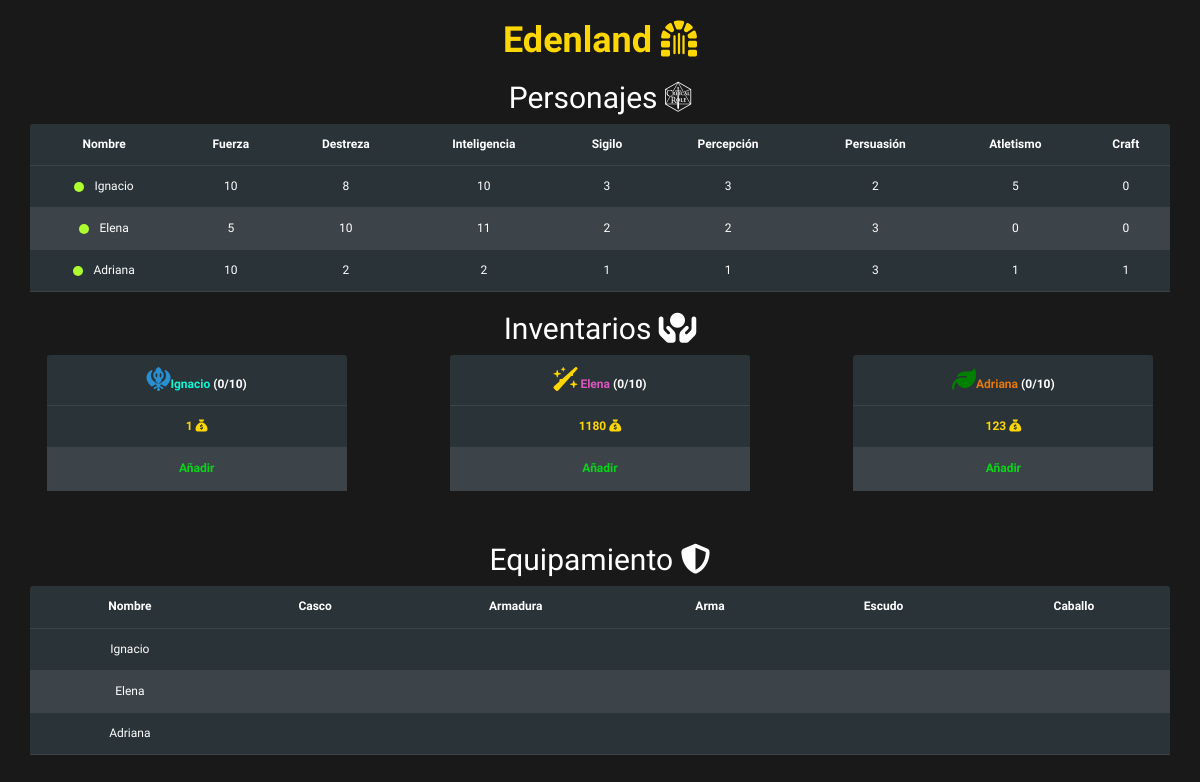
Before: /index/ with the older database file.
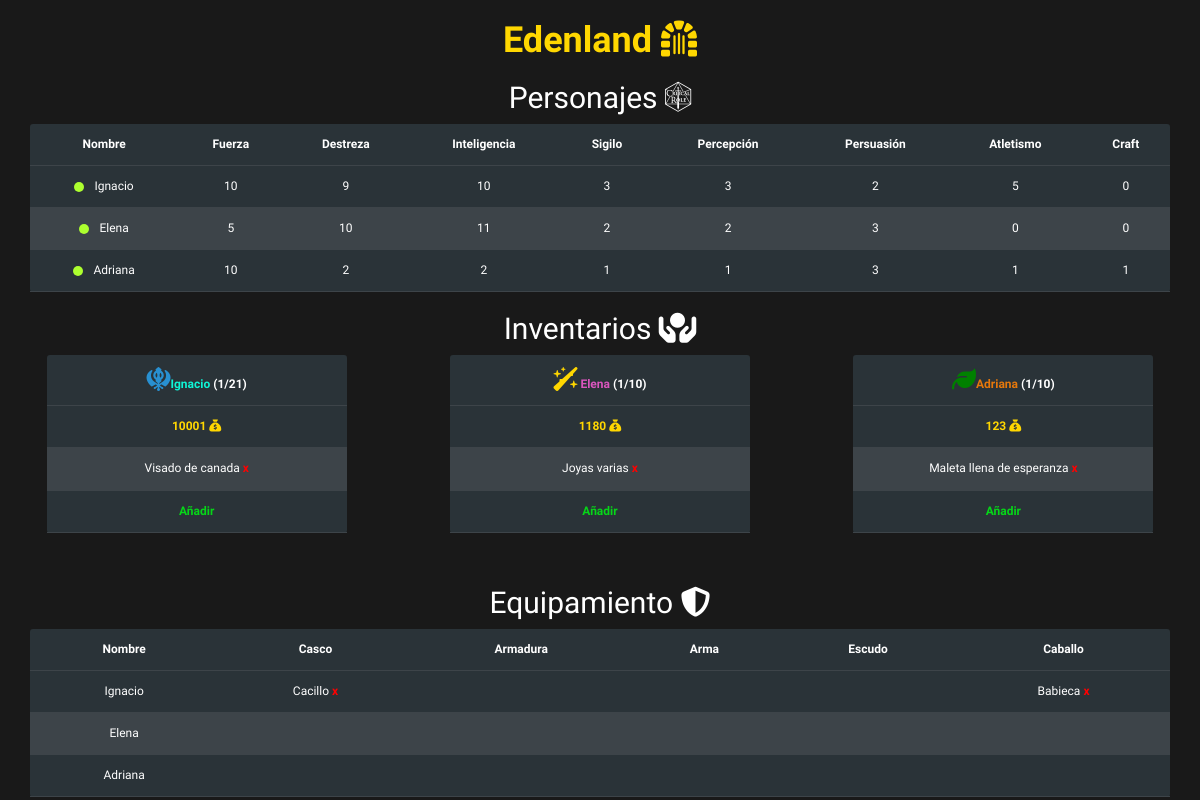
After: the same page with the newer database file.
### game/models.py (models this page shows)
class Personaje(models.Model):
    nombre = models.CharField(max_length=100)
    fuerza = models.IntegerField()
    destreza = models.IntegerField()
    inteligencia = models.IntegerField()
    sigilo = models.IntegerField()
    percepcion = models.IntegerField()
    persuasion = models.IntegerField()
    atletismo = models.IntegerField()
    craft = models.IntegerField()
    dinero = models.DecimalField(default=0, max_digits=19, decimal_places=0)
    nfuerza = models.IntegerField(default=0)
    ndestreza = models.IntegerField(default=0)
    ninteligencia = models.IntegerField(default=0)
    nsigilo = models.IntegerField(default=0)
    npercepcion = models.IntegerField(default=0)
    npersuasion = models.IntegerField(default=0)
    natletismo = models.IntegerField(default=0)
    ncraft = models.IntegerField(default=0)
    def __str__(self):
        return self.nombre
    @property
    def inventario_capacidad(self):
        if self.caballo.exists():
            caballo_inventario = self.caballo.first()
            return 10+caballo_inventario.inventario
        else:
            return 10
    @property
    def inventario_uso(self):
        return self.objeto.all().count()
    @property
    def casco(self):
        return self.equipamiento.get(tipo="casco")
    @property
    def arma(self):
        return self.equipamiento.get(tipo="arma")
    @property
    def armadura(self):
        return self.equipamiento.get(tipo="armadura")
    @property
    def escudo(self):
        return self.equipamiento.get(tipo="escudo")
    @property
    def get_caballo(self):
        return self.caballo.get()

class Caballo(models.Model):
    nombre = models.CharField(max_length=100)
    personaje = models.ForeignKey(Personaje, blank=True, null=True, on_delete=models.CASCADE, related_name="caballo")
    inventario = models.IntegerField(default=0)
    def __str__(self):
        return self.nombre

class Objeto(models.Model):
    nombre = models.CharField(max_length=100)
    personaje = models.ForeignKey(Personaje, blank=True, null=True, on_delete=models.CASCADE, related_name="objeto")
    def __str__(self):
        return self.nombre

class Equipamiento(models.Model):
    nombre = models.CharField(max_length=100)
    personaje = models.ForeignKey(Personaje, blank=True, null=True, on_delete=models.CASCADE, related_name="equipamiento")
    tipo = models.CharField(max_length=50, blank=True, null=True)
    puntos_armadura = models.IntegerField(default=0)
    def __str__(self):
        return self.nombre

### game/views.py (the view)
# urls.py: path('index/', IndexView.as_view(), name='index'),
class IndexView(View):
    def get(self, request):
        template = "index.html"
        personajes = Personaje.objects.all()
        return render(request, template, {"personajes": personajes})

### game/templates/index.html (shortened to what this page needs)
<!DOCTYPE html>
<html lang="en">
<head>
    <link rel="stylesheet" href="https://maxcdn.bootstrapcdn.com/bootstrap/3.3.7/css/bootstrap.min.css">
    <link rel="stylesheet" href="https://cdnjs.cloudflare.com/ajax/libs/font-awesome/6.3.0/css/all.min.css" />
</head>
{% load static %}
<body  id="large-header" class="large-header" >
<h1 style="color:gold"><b>Edenland </b><i class="fa-solid fa-dungeon"></i></h1>
<h2>Personajes <i class="fa-brands fa-critical-role"></i></h2>
<div class="datatable-container">
  <table class="datatable" id="tabla-personajes">
    <thead>
      <tr>
        <th>Nombre</th>
        <th>Fuerza</th>
        <th>Destreza</th>
        <th>Inteligencia</th>
        <th>Sigilo</th>
        <th>Percepción</th>
        <th>Persuasión</th>
        <th>Atletismo</th>
        <th>Craft</th>
      </tr>
    </thead>
    <tbody>
    {% for personaje in personajes %}
      <tr>
        <td><span class="available">{{ personaje.nombre }}</span></td>
        <td><a href="#" data-toggle="modal" data-target="#myModal" data-url="{% url 'accion' %}?per={{personaje}}&atb=fuerza&lvl={{personaje.destreza}}">{{ personaje.fuerza }}</a></td>
        <td><a href="#" data-toggle="modal" data-target="#myModal" data-url="{% url 'accion' %}?per={{personaje}}&atb=destreza&lvl={{personaje.destreza}}">{{ personaje.destreza }}</a></td>
        <td><a href="#" data-toggle="modal" data-target="#myModal" data-url="{% url 'accion' %}?per={{personaje}}&atb=inteligencia&lvl={{personaje.inteligencia}}">{{ personaje.inteligencia }}</a></td>
        <td><a href="#" data-toggle="modal" data-target="#myModal" data-url="{% url 'accion' %}?per={{personaje}}&atb=sigilo&lvl={{personaje.sigilo}}">{{ personaje.sigilo }}</a></td>
        <td><a href="#" data-toggle="modal" data-target="#myModal" data-url="{% url 'accion' %}?per={{personaje}}&atb=percepcion&lvl={{personaje.percepcion}}">{{ personaje.percepcion }}</a></td>
        <td><a href="#" data-toggle="modal" data-target="#myModal" data-url="{% url 'accion' %}?per={{personaje}}&atb=persuasion&lvl={{personaje.persuasion}}">{{ personaje.persuasion }}</a></td>
        <td><a href="#" data-toggle="modal" data-target="#myModal" data-url="{% url 'accion' %}?per={{personaje}}&atb=atletismo&lvl={{personaje.atletismo}}">{{ personaje.atletismo }}</a></td>
        <td><a href="#" data-toggle="modal" data-target="#myModal" data-url="{% url 'accion' %}?per={{personaje}}&atb=craft&lvl={{personaje.craft}}">{{ personaje.craft }}</a></td>
      </tr>
    {% endfor %}
    </tbody>
  </table>
</div>
<h2>Inventarios <i class="fa-solid fa-hands-holding-circle"></i></h2>
<div class="wrapper">
<div class="datatable-container onw">
<table class="datatable">
    <thead>
      <tr>
          <th><i class="fa-solid fa-khanda fa-2x" style="color:#2890d1"></i><b style="color:#0ff5d6">Ignacio</b> ({{personajes.0.inventario_uso}}/{{personajes.0.inventario_capacidad}})</th>
      </tr>
    </thead>
    <tbody>
      <tr>
          <td><a href="#" data-toggle="modal" data-target="#myModal" data-url="{% url 'money' %}?per=Ignacio"><b style="color:gold">{{personajes.0.dinero}} <i class="fa-solid fa-sack-dollar"></i></b></a></td>
      </tr>
      {% for objeto in personajes.0.objeto.all %}
      <tr>
          <td><a href="{% url 'delete_object' %}?per=Ignacio&obj={{objeto}}">{{objeto}} <b style="color:red"> x</b></a></td>
      </tr>
      {% endfor %}
      <tr>
          <td><a href="#" data-toggle="modal" data-target="#myModal" data-url="{% url 'objects' %}?per=Ignacio"><b style="color:#06d618">Añadir</b></a></td>
      </tr>
    </tbody>
  </table>
</div>
<br>
<div class="datatable-container two">
<table class="datatable">
    <thead>
      <tr>
          <th><i class="fa-solid fa-wand-sparkles fa-2x" style="color:gold"><b style="color:#db56be"> </i> Elena </b> ({{personajes.1.inventario_uso}}/{{personajes.1.inventario_capacidad}})</th>
      </tr>
    </thead>
    <tbody>
      <tr>
          <td><a href="#" data-toggle="modal" data-target="#myModal" data-url="{% url 'money' %}?per=Elena"><b style="color:gold">{{personajes.1.dinero}} <i class="fa-solid fa-sack-dollar"></i></b></a></td>
      </tr>
      {% for objeto in personajes.1.objeto.all %}
      <tr>
          <td><a href="{% url 'delete_object' %}?per=Elena&obj={{objeto}}">{{objeto}} <b style="color:red"> x</b></a></td>
      </tr>
      {% endfor %}
      <tr>
          <td><a href="#" data-toggle="modal" data-target="#myModal" data-url="{% url 'objects' %}?per=Elena"><b style="color:#06d618">Añadir</b></a></td>
      </tr>
    </tbody>
  </table>
</div>
<br>
<div class="datatable-container three">
<table class="datatable">
    <thead>
      <tr>
          <th><i class="fa-solid fa-leaf fa-2x" style="color:green"></i><b style="color:#e6780b">Adriana</b> ({{personajes.2.inventario_uso}}/{{personajes.2.inventario_capacidad}})</th>
      </tr>
    </thead>
    <tbody>
      <tr>
          <td><a href="#" data-toggle="modal" data-target="#myModal" data-url="{% url 'money' %}?per=Adriana"><b style="color:gold">{{personajes.2.dinero}} <i class="fa-solid fa-sack-dollar"></i></b></a></td>
      </tr>
      {% for objeto in personajes.2.objeto.all %}
      <tr>
          <td><a href="{% url 'delete_object' %}?per=Adriana&obj={{objeto}}">{{objeto}}<b style="color:red"> x</b></a></td>
      </tr>
      {% endfor %}
      <tr>
          <td><a href="#" data-toggle="modal" data-target="#myModal" data-url="{% url 'objects' %}?per=Adriana"><b style="color:#06d618">Añadir</b></a></td>
      </tr>
    </tbody>
  </table>
</div>
  </div>
<h2>Equipamiento <i class="fa-solid fa-shield-halved"></i></h2>
<div class="datatable-container">
<table class="datatable">
    <thead>
      <tr>
        <th>Nombre</th>
        <th>Casco</th>
        <th>Armadura</th>
        <th>Arma</th>
        <th>Escudo</th>
        <th>Caballo</th>
      </tr>
    </thead>
    <tbody>
    {% for personaje in personajes %}
      <tr>
        <td><a href="#" data-toggle="modal" data-target="#myModal" data-url="{% url 'gear' %}?per={{personaje}}" target="_blank">{{ personaje.nombre }}</a></td>
          {% if personaje.casco %}
        <td>{{ personaje.casco }} <a href="{% url 'delete_equip' %}?per={{personaje}}&obj={{personaje.casco}}&horse=no"><b style="color:red"> x</b></a></td>
          {% else %}
        <td></td>
          {% endif %}
          {% if personaje.armadura %}
        <td>{{ personaje.armadura }}<a href="{% url 'delete_equip' %}?per={{personaje}}&obj={{personaje.armadura}}&horse=no"> <b style="color:red"> x</b></a></td>
          {% else %}
        <td></td>
          {% endif %}
          {% if personaje.arma %}
        <td>{{ personaje.arma }}<a href="{% url 'delete_equip' %}?per={{personaje}}&obj={{personaje.arma}}&horse=no"> <b style="color:red"> x</b></a></td>
          {% else %}
        <td></td>
          {% endif %}
          {% if personaje.escudo %}
        <td>{{ personaje.escudo }}<a href="{% url 'delete_equip' %}?per={{personaje}}&obj={{personaje.escudo}}&horse=no"> <b style="color:red"> x</b></a></td>
          {% else %}
        <td></td>
          {% endif %}
          {% if personaje.get_caballo %}
          <td>{{ personaje.get_caballo }} <a href="{% url 'delete_equip' %}?per={{personaje}}&obj={{personaje.get_caballo}}&horse=yes"><b style="color:red"> x</b></a></td>
                    {% else %}
        <td></td>
          {% endif %}
      </tr>
    {% endfor %}
    </tbody>
  </table>
</div>
</body>
</html>

### game/templates/index.html (style rules this page uses)
* { font-family: 'MedievalSharp', cursive; }
h2 { font-family: 'MedievalSharp', cursive; }
.wrapper { display: grid; grid-template-columns: repeat(3, 1fr); gap: 10px; grid-auto-rows: minmax(10px, auto); }
.two { grid-column: 2; grid-row: 1; }
.three { grid-column: 3; grid-row: 1; }
a { text-decoration: none; color: white; }
body { background-color: #191919; font-size: 16px; font-family: "Helvetica", "Arial", sans-serif; text-align: center; color:white; }
:root { --primary-color: white; --secondary-color: rgb(61, 68, 73); --highlight-color: #3282b8; --dt-status-available-color: greenyellow; --dt-status-away-color: lightsalmon; --dt-status-offline-color: lightgray; --dt-padding: 12px; --dt-padding-s: 6px; --dt-padding-xs: 2px; --dt-border-radius: 3px; --dt-background-color-container: #2a3338; --dt-border-color: var(--secondary-color); --dt-bg-color: var(--highlight-color); --dt-text-color: var(--primary-color); --dt-bg-active-button: var(--highlight-color); --dt-text-color-button: var(--primary-color); --dt-text-color-active-button: var(--primary-color); --dt-hover-cell-color: var(--highlight-color); --dt-even-row-color: var(--secondary-color); --dt-focus-color: var(--highlight-color); --dt-input-background-color: var(--secondary-color); --dt-input-color: var(--primary-color); }
.datatable-container { font-family: sans-serif; background-color: var(--dt-background-color-container); border-radius: var(--dt-border-radius); color: var(--dt-text-color); max-width: 1140px; min-width: 300px; margin: 0 auto; font-size: 12px; }
.datatable-container .datatable { border-collapse: collapse; width: 100%; }
.datatable-container .datatable, .datatable-container .datatable th, .datatable-container .datatable td { padding: var(--dt-padding) var(--dt-padding); }
.datatable-container .datatable th { font-weight: bolder; text-align: center; border-bottom: solid 1px var(--dt-border-color); }
.datatable-container .datatable td { border-bottom: solid 1px var(--dt-border-color); }
.datatable-container .datatable tbody tr:nth-child(even) { background-color: var(--dt-even-row-color); }
.datatable-container .datatable tbody tr .available::after, .datatable-container .datatable tbody tr .away::after, .datatable-container .datatable tbody tr .offline::after { display: inline-block; vertical-align: middle; }
.datatable-container .datatable tbody tr .available::after { color: var(--dt-status-available-color); }
.datatable-container .datatable tbody tr .available::before, .datatable-container .datatable tbody tr .away::before, .datatable-container .datatable tbody tr .offline::before { content: ""; display: inline-block; width: 10px; height: 10px; margin-right: 10px; border-radius: 50%; vertical-align: middle; }
.datatable-container .datatable tbody tr .available::before { background-color: var(--dt-status-available-color); }

Changed rows visible on the page:
changed Personaje "Ignacio": destreza "8" → "9"; id "0" → "1"; id.inventario "10" → "21"; dinero "1" → "10001"; casco (not shown) → "Cacillo"; get_caballo (not shown) → "Babieca"
changed Personaje "Elena": id "0" → "1"
changed Personaje "Adriana": id "0" → "1"
added Objeto: nombre "Visado de canada", shown under "Inventarios"
added Objeto: nombre "Joyas varias"
added Objeto: nombre "Maleta llena de esperanza"
